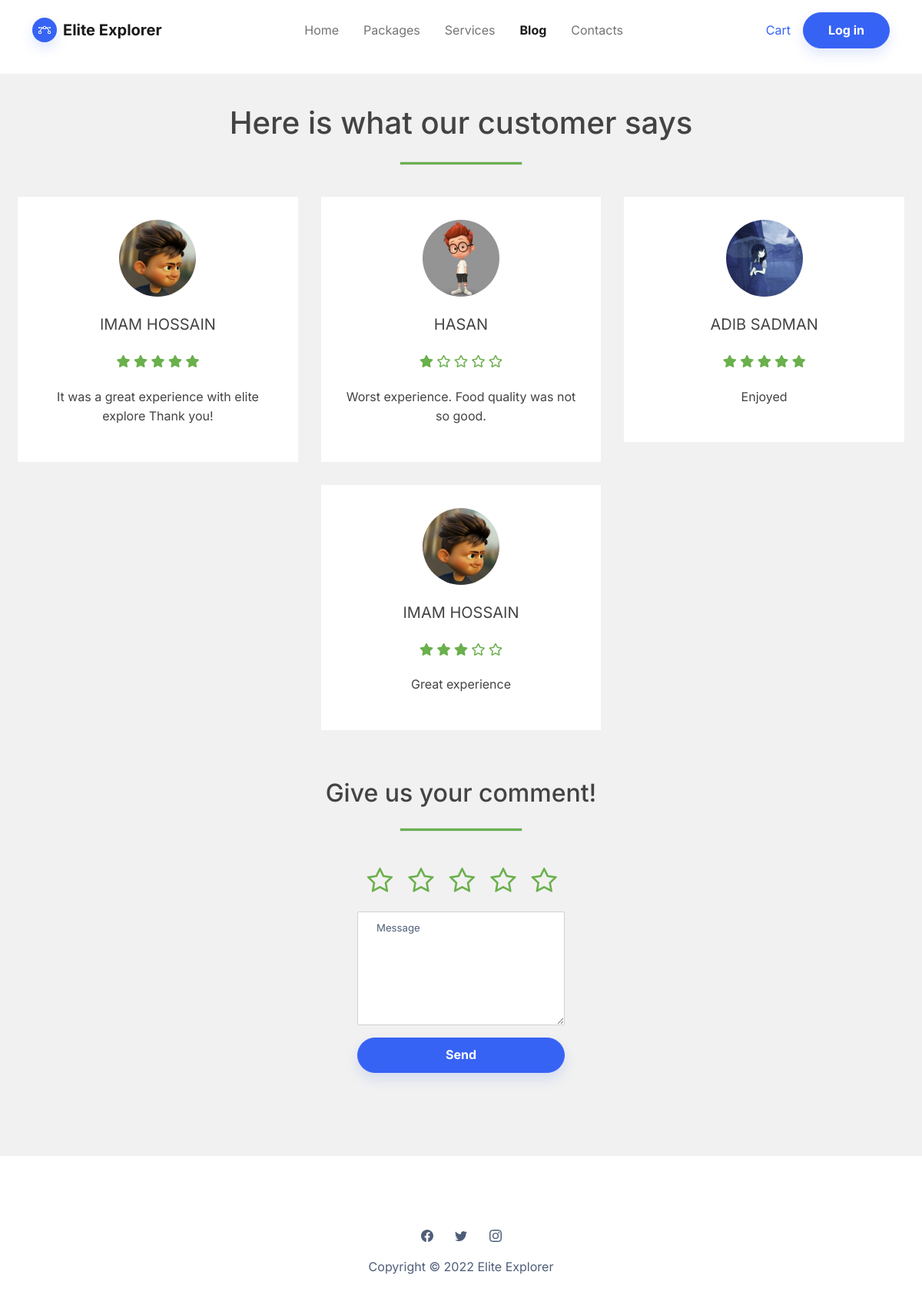
The page /Project_Files/review.php on the database its author committed.
### tables this page shows
CREATE TABLE `review` (
  `r_id` int(11) NOT NULL,
  `user_email` varchar(50) DEFAULT NULL,
  `msg` varchar(555) DEFAULT NULL,
  `rating` int(11) DEFAULT NULL
);

CREATE TABLE `users` (
  `id` int(11) NOT NULL,
  `full_Name` varchar(50) NOT NULL,
  `email` varchar(50) NOT NULL,
  `phone_number` varchar(11) NOT NULL,
  `address` varchar(20) NOT NULL,
  `nid` varchar(15) NOT NULL,
  `gender` varchar(10) NOT NULL,
  `blood_group` varchar(10) NOT NULL,
  `password` varchar(20) NOT NULL,
  `dp` varchar(200) DEFAULT NULL
);

### Project_Files/review.php (the view, shortened to what this page needs)
<?php
include('admin/reuse/dbConn.php');
?>
<!DOCTYPE html>
<html lang="en">
<head>
  <link rel="stylesheet" href="assets/bootstrap/css/bootstrap.min.css">
  <link rel="stylesheet" href="https://cdnjs.cloudflare.com/ajax/libs/font-awesome/4.7.0/css/font-awesome.min.css">
  <link rel="stylesheet" href="assets/css/edit-profile.css">
  <link rel="stylesheet" href="assets/css/cards.css">
  <link rel="stylesheet" href="assets/css/footer.css">
  <link rel="stylesheet" href="https://cdnjs.cloudflare.com/ajax/libs/Swiper/6.4.8/swiper-bundle.min.css">
  <link rel="stylesheet" href="assets/css/slider.css">
  <link rel="stylesheet" href="https://use.fontawesome.com/releases/v5.5.0/css/all.css">
  <link rel="stylesheet" href="assets/css/review.css">
</head>
<body style="/*background: url(&quot;design.jpg&quot;);*/background-position: 0 -60px;">
  <nav class="navbar navbar-light navbar-expand-md fixed-top navbar-shrink py-3" id="mainNav">
    <div class="container">
      <a class="navbar-brand d-flex align-items-center" href="/"><span class="bs-icon-sm bs-icon-circle bs-icon-primary shadow d-flex justify-content-center align-items-center me-2 bs-icon">
          </span><span>Elite Explorer</span></a>
      <div class="collapse navbar-collapse" id="navcol-1">
        <ul class="navbar-nav mx-auto">
          <li class="nav-item"><a class="nav-link" href="index.php">Home</a></li>
          <li class="nav-item"><a class="nav-link" href="packages.php">Packages</a></li>
          <li class="nav-item"><a class="nav-link " href="services.php">Services</a></li>
          <li class="nav-item"><a class="nav-link active" href="review.php">Blog</a></li>
          <li class="nav-item"><a class="nav-link" href="contacts.php">Contacts</a></li>
        </ul>
        <a class="nav-link" role="button" href="cart.php">Cart</a>
        <?php
        if (isset($_SESSION['email'])) { ?>
          <a href="userlogout.php"><i class="fas fa-power-off mr-2"></i> Logout</a>
        <?php } else { ?>
          <a class="btn btn-primary shadow" role="button" href="login.php">Log in</a>
        <?php } ?>
      </div>
    </div>
  </nav>
  <section class="py-5">
  </section>
  <div class="testimonials">
    <div class="inner">
      <h1>Here is what our customer says</h1>
      <div class="border"></div>
      <div class="row">
        <?php
          $records = mysqli_query($link, "SELECT r.rating,r.msg , u.full_Name,u.dp from review r, users u WHERE r.user_email = u.email ");
          while ($rows = mysqli_fetch_assoc($records)) {
            $logo_file_path = $rows['dp'];
            $path = preg_replace('/\s+/', '', 'uploads/' . $logo_file_path);
        ?>
            <div class="col">
              <div class="testimonial">
                <?php echo '<img src="' . $path . '" alt="">'; ?>
                <div class="name"><?php echo $rows['full_Name'] ?></div>
                <div class="stars">
                  <?php $n = $rows['rating'];
                  $i = 0;
                  for ($i; $i < $n; $i++) { ?>
                    <i class="fas fa-star"></i>
                  <?php }
                  for ($i; $i < 5; $i++) {
                  ?>
                    <i class="far fa-star"></i>
                  <?php
                  }
                  ?>
                </div>
                <p>
                  <?php echo $rows['msg']; ?>
                </p>
              </div>
            </div>
        <?php
          }
        ?>
      </div>
    </div>
    <section class="py-5">
      <h2>Give us your comment!</h2>
      <div class="border"></div>
      <div class="stars">
        <form action="review_insert.php" method="post">
          <label class="star star-5" for="star-5"></label>
          <label class="star star-4" for="star-4"></label>
          <label class="star star-3" for="star-3"></label>
          <label class="star star-2" for="star-2"></label>
          <label class="star star-1" for="star-1"></label>
          <div class="mb-3"><textarea class="form-control" name="message" rows="6" placeholder="Message"></textarea></div>
          <div><button class="btn btn-primary shadow d-block w-100" type="submit" name="submit">Send </button></div>
      </div>
    </section>
  </div>
  <footer class="text-center">
    <div class="container text-muted py-4 py-lg-5">
      <ul class="list-inline">
      </ul>
      <ul class="list-inline">
        <li class="list-inline-item me-4"></li>
        <li class="list-inline-item me-4"></li>
        <li class="list-inline-item"></li>
      </ul>
      <p class="mb-0">Copyright © 2022 Elite Explorer</p>
    </div>
  </footer>
</body>
</html>

### Project_Files/assets/css/edit-profile.css (style rules this page uses)
.form-control { border: 1px solid #cfd1d8; -webkit-border-radius: 2px; -moz-border-radius: 2px; border-radius: 2px; font-size: .825rem; background: #ffffff; color: #2e323c; }

### Project_Files/assets/css/footer.css (style rules this page uses)
.bs-icon { --bs-icon-size: .75rem; display: flex; flex-shrink: 0; justify-content: center; align-items: center; font-size: var(--bs-icon-size); width: calc(var(--bs-icon-size) * 2); height: calc(var(--bs-icon-size) * 2); color: var(--bs-primary); }
.bs-icon-sm { --bs-icon-size: 1rem; }
.bs-icon.bs-icon-primary { color: var(--bs-white); background: var(--bs-primary); }
.bs-icon.bs-icon-circle { border-radius: 50%; }

### Project_Files/assets/css/review.css (style rules this page uses)
.testimonials { padding: 40px 0; background: #f1f1f1; color: #434343; text-align: center; }
.inner { max-width: 1200px; margin: auto; overflow: hidden; padding: 0 20px; }
.border { width: 160px; height: 5px; background: #6ab04c; margin: 26px auto; }
.row { display: flex; flex-wrap: wrap; justify-content: center; }
.col { flex: 33.33%; max-width: 33.33%; box-sizing: border-box; padding: 15px; }
.testimonial { background: #fff; padding: 30px; }
.testimonial img { width: 100px; height: 100px; border-radius: 50%; }
.name { font-size: 20px; text-transform: uppercase; margin: 20px 0; }
.stars { color: #6ab04c; margin-bottom: 20px; }
div.stars { width: 270px; display: inline-block; }
label.star { float: right; padding: 10px; font-size: 36px; color: #6ab04c; transition: all .2s; }
label.star:before { content:'\f006'; font-family: FontAwesome; }

### rows shown on the page
review: users.full_Name "IMAM HOSSAIN", rating 5 (drawn), msg "It was a great experience with elite explore Thank you!"
review: shows a picture, users.full_Name "HASAN", rating 1 (drawn), msg "Worst experience. Food quality was not so good."
review: shows a picture, users.full_Name "ADIB SADMAN", rating 5 (drawn), msg "Enjoyed"
review: users.full_Name "IMAM HOSSAIN", rating 3 (drawn), msg "Great experience"
